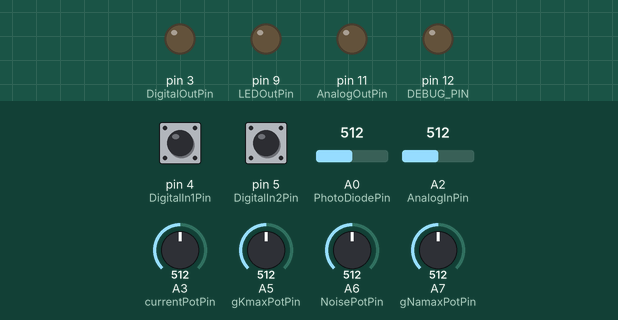
Recording of a sketch running on a simulated Arduino Uno, built with avr-gcc and run on an emulated ATmega328P. Parts: output pins drawn as LEDs (lit = HIGH). Inputs (shaded band) come from the test bench; at power-on: A5 (gKmaxPotPin) = 512, A0 (PhotoDiodePin) = 512, pin 4 (DigitalIn1Pin) HIGH, pin 5 (DigitalIn2Pin) HIGH, A2 (AnalogInPin) = 512, A3 (currentPotPin) = 512, A6 (NoisePotPin) = 512, A7 (gNamaxPotPin) = 512. What the sketch prints to the serial monitor is not drawn.

Above: at 0.0 s.
At 0.79 s:
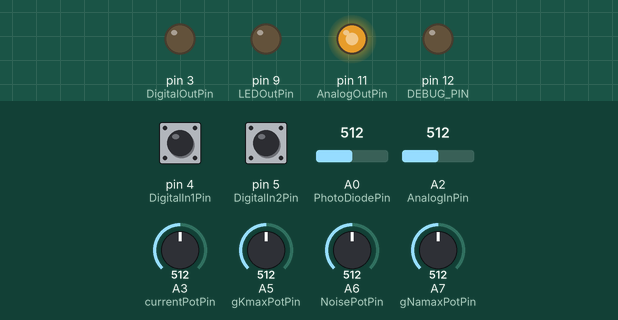
1.3 s: A5 (gKmaxPotPin) set to 30
At 2.5 s:
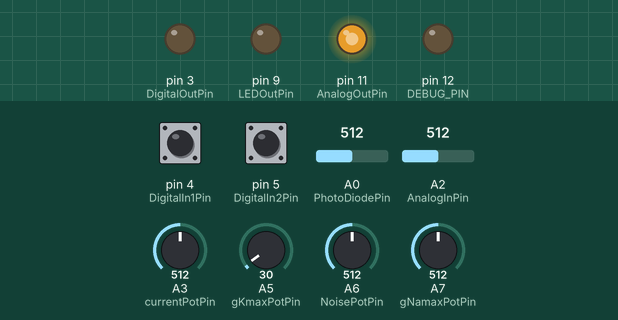
2.8 s: A5 (gKmaxPotPin) set to 306
5.8 s: A0 (PhotoDiodePin) set to 30
Timing chart, 0 to 7.4 s (numbered marks = the images above; inputs shaded):
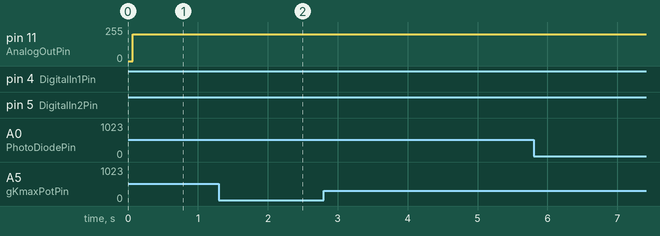

The sketch:

HHmodelSpikeling-V0-3.ino
```cpp
// BackyardBrains 31. July 2019
// Hodgkin–Huxley model of neuron
// V0.3
// Results Vm is sent through serial port to Spike Recorder software
// Written by Stanislav Mircic
// Made for Arduino UNO
// Based on python code written by Dr Alexander Borst
// It can do aprox. 2160 simulations per second

#define USE_DIGITAL_INPUTS 1
#define MAKE_SOUND 1
// set up pins
#define PhotoDiodePin A0 // Photodiode
#define LEDOutPin 9      // LED
#define ButtonPin 2      // Push button to switch spike modes

#define currentPotPin A3      // Resting membrane potential
#define gNamaxPotPin A7    // efficacy synapse 1
#define gKmaxPotPin A5    // efficacy synapse 2
#define NoisePotPin A6   // scaling of Noise level

#define DigitalIn1Pin 4  // Synapse 1 Input - expects 5V pulses
#define DigitalIn2Pin 5  // Synapse 2 input - expects 5V pulses
#define AnalogInPin A2   // Analog in- takes 0-5V (positive only)
#define DigitalOutPin 3  // "Axon" - generates 5V pulses
#define AnalogOutPin 11  // Analog out for full spike waveform
#define DEBUG_PIN 12  // Analog out for full spike waveform

// defines for setting and clearing register bits
#ifndef cbi
#define cbi(sfr, bit) (_SFR_BYTE(sfr) &= ~_BV(bit))
#endif
#ifndef sbi
#define sbi(sfr, bit) (_SFR_BYTE(sfr) |= _BV(bit))
#endif

volatile int numberOfChannels = 1;
//#define CURRENT_SHIELD_TYPE "HWT:SPIKELIN;"
//#define CURRENT_SHIELD_TYPE "HWT:MUSCLESS;"
#define SIZE_OF_COMMAND_BUFFER 30 //command buffer size
char commandBuffer[SIZE_OF_COMMAND_BUFFER];//receiving command buffer
float analogInputGain;
int analogInMaxAmplitude = 500;
byte outputFrameBuffer[12];   // 6ch * 2 bytes
float deltat=0.1;
float memcap=1.0;
float gleak=1.0;
int NoiseAmpl = 100;
float mmidv=28.0;
float mslope=0.35;
float mtau=1.0;

float hmidv=17.0;
float hslope=-0.15;
float htau=2.0;

float nmidv=28.0;
float nslope=0.15;
float ntau=3.0;
uint16_t positiveVm=0;
uint16_t photodiodeInputCurrent=0;
float digitalInputCurrentAmplitude = 100;
float currentSum = 0.0;

//float mss[201];
//float hss[201];
//float nss[201];

float current=0.0;

float randomCurrent = 0;

float gNamax=100;
float gKmax=30;


float Vm = 0.0;
float gNa = 0.0;
float gK = 0.0;

float m=0;
float n=0;
float h=0;

float curramp = 10;
boolean spike = false;
float mss[101];
float mconstDiv;
float hss[101];
float hconstDiv;
float nss[101];
float nconstDiv;

int noisePotValue = 0;
int potCountdown =  0;
float randNormConst = 0;
float analogInNormConst = 0;
void setup() {
      Serial.begin(230400);
      Serial.setTimeout(2);
      //myx=np.linspace(0,200,201)-100
      //mss=1.0/(1.0+np.exp((mmidv-myx)*mslope))
      int myx = -100;
      for (int i=0;i<101;i++)
      {
          mss[i] = 1.0/(1.0+exp((mmidv-myx)*mslope));
          hss[i] = 1.0/(1.0+exp((hmidv-myx)*hslope));
          nss[i] = 1.0/(1.0+exp((nmidv-myx)*nslope));
          //because we don't have enough memory we will
          //pre-calulate voltage for every even mV and if we
          //get odd value of mV we will approximate with even
          myx+=2;
      }
      mconstDiv = 1.0/(1.0*mtau/deltat);
      hconstDiv = 1.0/(1.0*htau/deltat);
      nconstDiv = 1.0/(1.0*ntau/deltat);
      //Make ADC sample faster. Change ADC clock
      //Change prescaler division factor to 16
      sbi(ADCSRA,ADPS2);//1
      cbi(ADCSRA,ADPS1);//0
      cbi(ADCSRA,ADPS0);//0
      //pinMode(LED_BUILTIN, OUTPUT); // 13 digital
      pinMode(AnalogOutPin, OUTPUT); // 11 "digital" PWM
      pinMode(DigitalOutPin, OUTPUT); // 3 digital
      pinMode(LEDOutPin, OUTPUT); // 9 digital PWM
      pinMode(DigitalIn1Pin, INPUT_PULLUP); // 4 digital
      pinMode(DigitalIn2Pin, INPUT_PULLUP); // 5 digital
      pinMode(ButtonPin, INPUT); // 2 digital
      pinMode(PhotoDiodePin, INPUT); // 0 analog
      pinMode(AnalogInPin, INPUT); // 5 analog

      pinMode(currentPotPin,INPUT); // 3 analog VmPotPin
      pinMode(NoisePotPin,INPUT); // 6 analog NoisePotPin
      pinMode(gKmaxPotPin,INPUT); // 5 analog Syn2PotPin // this one also controls the Analog In gain!
      pinMode(gNamaxPotPin,INPUT); // 7 analog Syn1PotPin


      pinMode(DEBUG_PIN,OUTPUT);

      randNormConst = NoiseAmpl/1024.0;
      analogInNormConst = analogInMaxAmplitude/1024.0;

}

void calc_Vm()
{
      uint16_t voltageIndex = Vm+100;
      voltageIndex = voltageIndex>>1;//divide with 2 to get mV index //20us
      m=((mss[voltageIndex])-m)*mconstDiv+m;//60us
      n=((nss[voltageIndex])-n)*nconstDiv+n;//80us
      h=((hss[voltageIndex])-h)*hconstDiv+h;//35us
      gNa=gNamax*(m*m*m)*h;//40us
      gK =gKmax *(n*n*n*n);//50us
      Vm=currentSum +100*gNa-30*gK+Vm*10;///memcap/deltat;//70us
      Vm=Vm/(gleak+gNa+gK+10);//memcap/deltat);//50us
      //This below takes ~0us
      if(Vm<-100)
      {
        Vm = -100;
      }
      if(Vm>100)
      {
        Vm = 100;
      }
}

//
// Create a random integer from 0 - 65535
//
unsigned int rng() {
  static unsigned int y = 0;
  y += micros(); // seeded with changing number
  y ^= y << 2; y ^= y >> 7; y ^= y << 7;
  return (y);
}

void loop() {


      //------------------------ Reading inputs ---------------------------------
      if(potCountdown==0)
      {
          potCountdown = 100;
          gNamax = analogRead(gNamaxPotPin)*0.25;
          gKmax = analogRead(gKmaxPotPin)*0.25;
          analogInputGain = (analogRead(currentPotPin)-512)*0.001953125;// 1/512 = 0.001953125
          noisePotValue = analogRead(NoisePotPin);
      }
      else
      {
          potCountdown--;
      }
      currentSum = 0.0;

      //get input gain and current

      current = analogRead(AnalogInPin)*analogInNormConst*analogInputGain;//30us
      currentSum += current;

      //get voltage from photodiode/photoreceptor
      photodiodeInputCurrent = analogRead(PhotoDiodePin);//10us
      currentSum += photodiodeInputCurrent*4;//5us

      //add random component
      randomCurrent = ((rng())/32767.0)-1;
      randomCurrent *= randNormConst;
      randomCurrent *= float(noisePotValue);
      currentSum += randomCurrent;


      //check if we have stimmulation through digital input
      if(USE_DIGITAL_INPUTS)
      {
          if(digitalRead(DigitalIn1Pin)== LOW){currentSum+=digitalInputCurrentAmplitude;}
          if(digitalRead(DigitalIn2Pin)== LOW){currentSum+=digitalInputCurrentAmplitude;}
      }

      //digitalWrite(DigitalOutPin, HIGH);//debug
      //------------------------ Calculate model ---------------------------------
      calc_Vm();
      //digitalWrite(DigitalOutPin, LOW);//debug


      //------------------------ Writting outputs --------------------------------
      positiveVm = Vm+100;
      analogWrite(AnalogOutPin,positiveVm);

      if (MAKE_SOUND)
      {
          if  (Vm>50 && spike==false)
          {
              spike=true;
              digitalWrite(DigitalOutPin, HIGH);
          }
          else
          {
              digitalWrite(DigitalOutPin, LOW);
              if(Vm<30)
              {
                spike=false;
              }
          }
      }
      // check if there has been a spike for digi out routine (below)
      // trigger audio click and Digi out 5V pulse if there has been a spike

      //Serial.println(Vm);


      //------------------ Sending data through serial ---------------------------
      uint16_t voltage = 4*(positiveVm);
      //convert data to frame according to protocol
      outputFrameBuffer[0]= (voltage>>7)| 0x80;
      outputFrameBuffer[1]=  voltage & 0x7F;

      //uint16_t total_current = (uint16_t)(currentSum+100);
      //convert data to frame according to protocol
     // outputFrameBuffer[2]= (total_current>>7)& 0x7F;
     // outputFrameBuffer[3]=  total_current & 0x7F;
      Serial.write(outputFrameBuffer,2);


      //----------------- Reading data from serial ------------------------------
      if(Serial.available()>0)
      {
          String inString = Serial.readStringUntil('\n');

          //convert string to null terminate array of chars
          inString.toCharArray(commandBuffer, SIZE_OF_COMMAND_BUFFER);
          commandBuffer[inString.length()] = 0;
          //Serial.print(commandBuffer);

          // breaks string str into a series of tokens using delimiter ";"
          // Namely split strings into commands
          char* command = strtok(commandBuffer, ";");
          while (command != 0)
          {
              // Split the command in 2 parts: name and value
              char* separator = strchr(command, ':');
              if (separator != 0)
              {
                  // Actually split the string in 2: replace ':' with 0
                  *separator = 0;
                  --separator;
                  if(*separator == 'c')//if we received command for number of channels
                  {
                    separator = separator+2;
                    numberOfChannels = atoi(separator);//read number of channels
                  }
                  if(*separator == 'b')//if we received command for impuls
                  {
                    //sendMessage(CURRENT_SHIELD_TYPE);
                  }
              }
              // Find the next command in input string
              command = strtok(0, ";");
          }
      }//end of reading data from serial

}//end of main loop
```

Measured:
- after the input at 1.3 s, pin 11 (AnalogOutPin): stays 200/255 (without the input it goes to 136/255 after 1.0 s)
